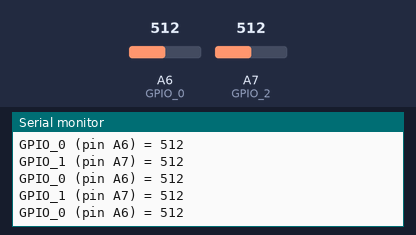
The sketch below on a simulated Arduino Nano, built with avr-gcc and run on an emulated ATmega328P. Parts: the last lines printed to the serial monitor. Inputs (shaded band) come from the test bench; at power-on: A6 (GPIO_0) = 512, A7 (GPIO_2) = 512.

Above: at 1.2 s.
1.3 s: A6 (GPIO_0) set to 110
At 2.0 s:
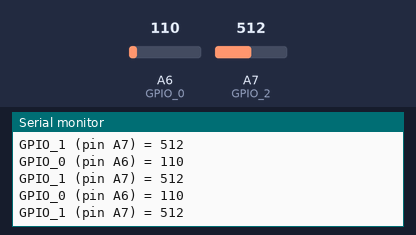
2.8 s: A6 (GPIO_0) set to 89
At 3.4 s:
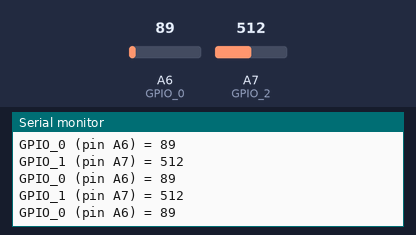
5.8 s: A7 (GPIO_2) set to 106
At 6.9 s:
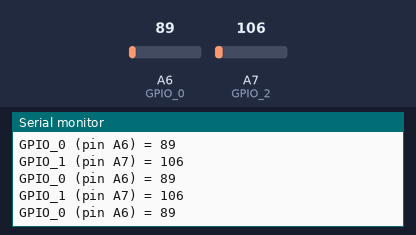
8.8 s: A7 (GPIO_2) set to 91
At 9.4 s:
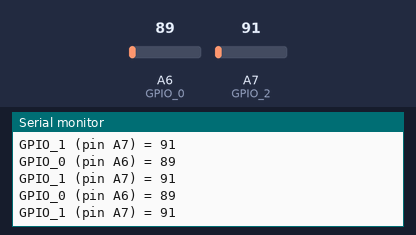
Timing chart, 0 to 11.8 s (numbered marks = the images above; inputs shaded):
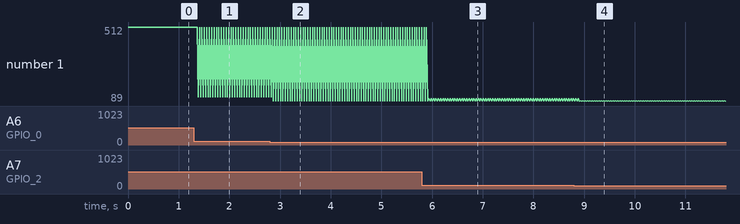

Measured:
- after the input at 1.3 s, the serial monitor: prints a new line after 0.09 s (image 1)
- after the input at 2.8 s, the serial monitor: prints a new line after 0.07 s (image 2)
- after the input at 5.8 s, the serial monitor: prints a new line after 0.14 s (image 3)
- after the input at 8.8 s, the serial monitor: prints a new line after 0.13 s (image 4)
- plotted number 1: 512 → 106 after the input at 5.8 s, 106 → 91 after the input at 8.8 s

The sketch:

test_implement_wifi.ino
```cpp
const int GPIO_0 = A6;
const int GPIO_2 = A7;

void setup() {
  // put your setup code here, to run once:
  digitalWrite(GPIO_0,HIGH);
  digitalWrite(GPIO_2,HIGH);
  Serial.begin(9600);
  pinMode(GPIO_0,INPUT);
  pinMode(GPIO_2,INPUT);
}

void loop() {
  // put your main code here, to run repeatedly:
  int wifiValue1 = analogRead(GPIO_0);
  int wifiValue2 = analogRead(GPIO_2);
  Serial.print("GPIO_0 (pin A6) = ");
  Serial.println(wifiValue1);
  Serial.print("GPIO_1 (pin A7) = ");
  Serial.println(wifiValue2);
}
```
